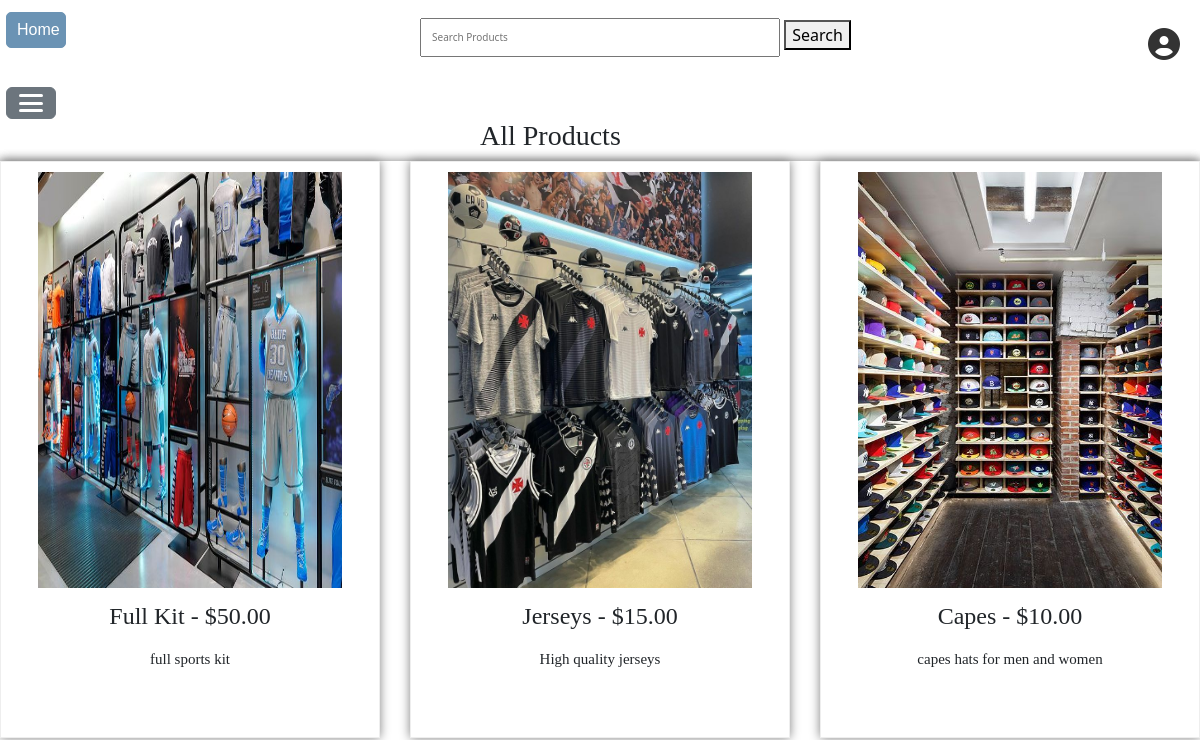
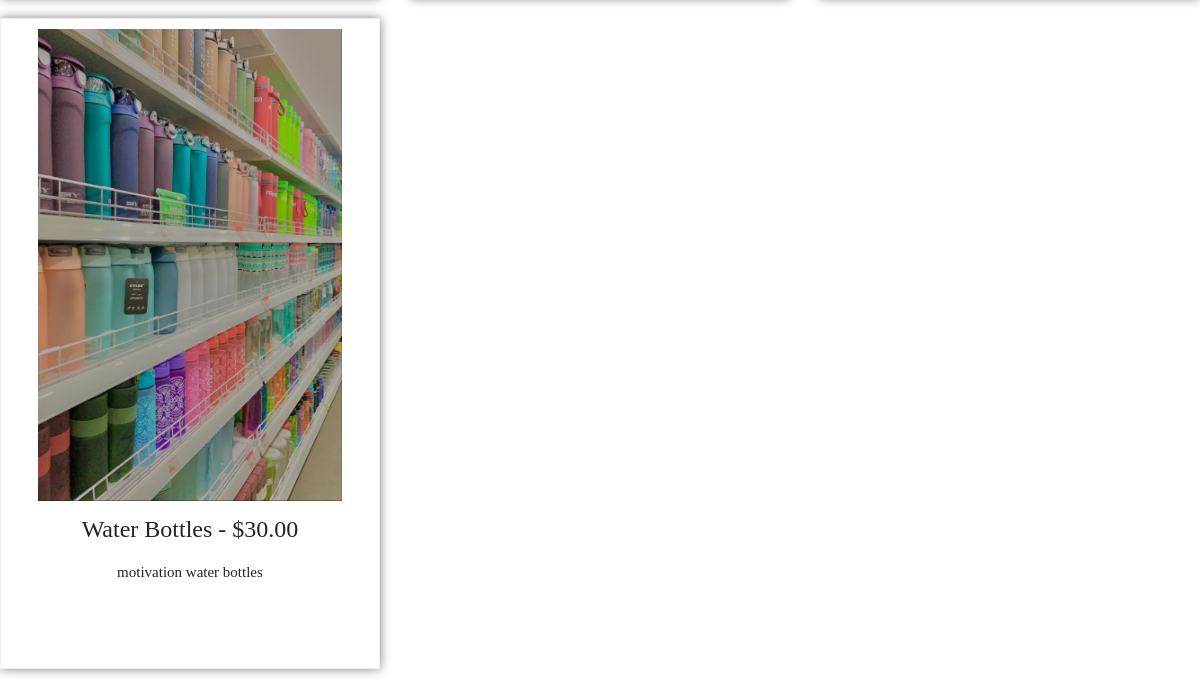
Before: / with the older database file (2 pictures, top to bottom).
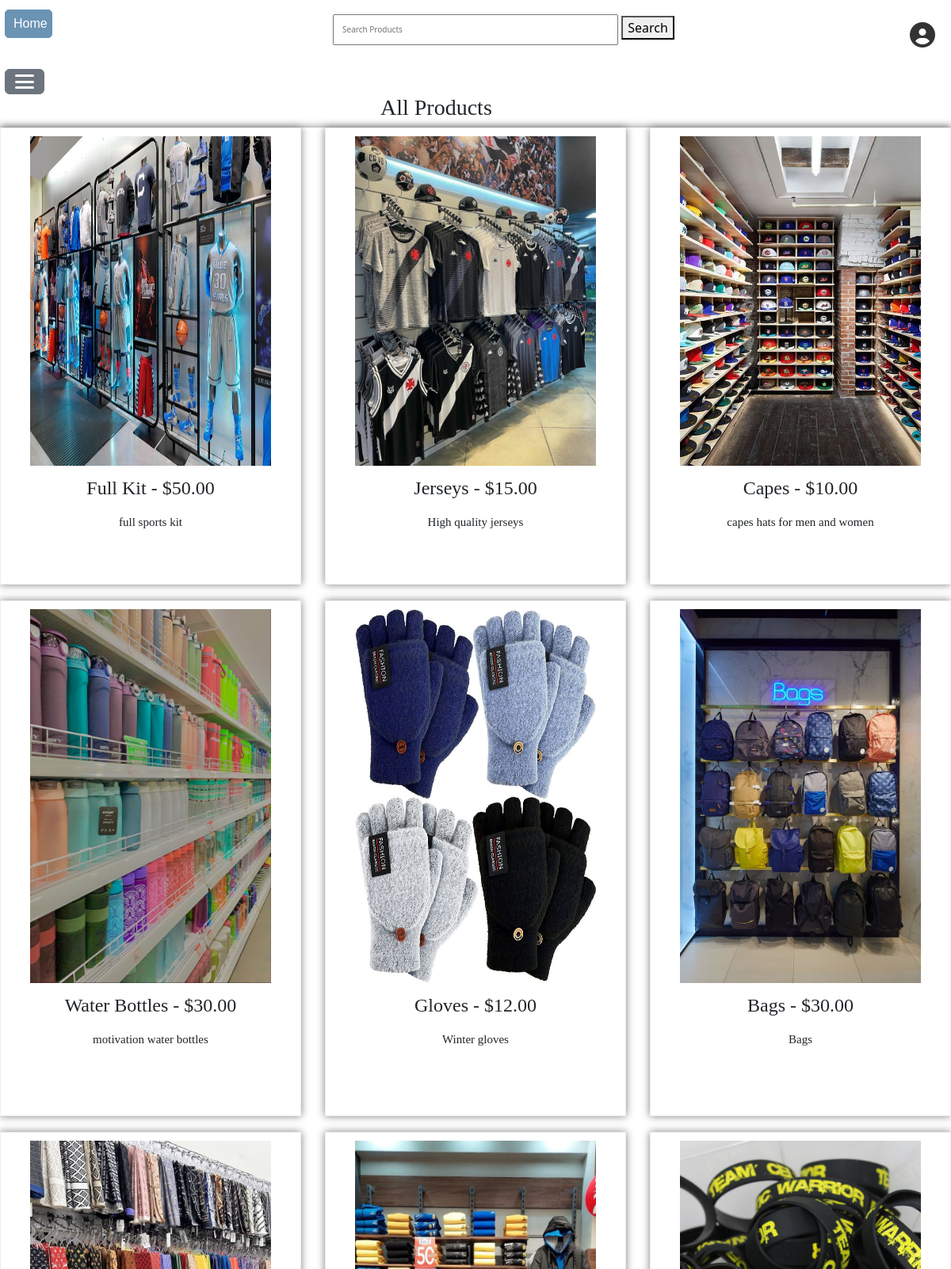
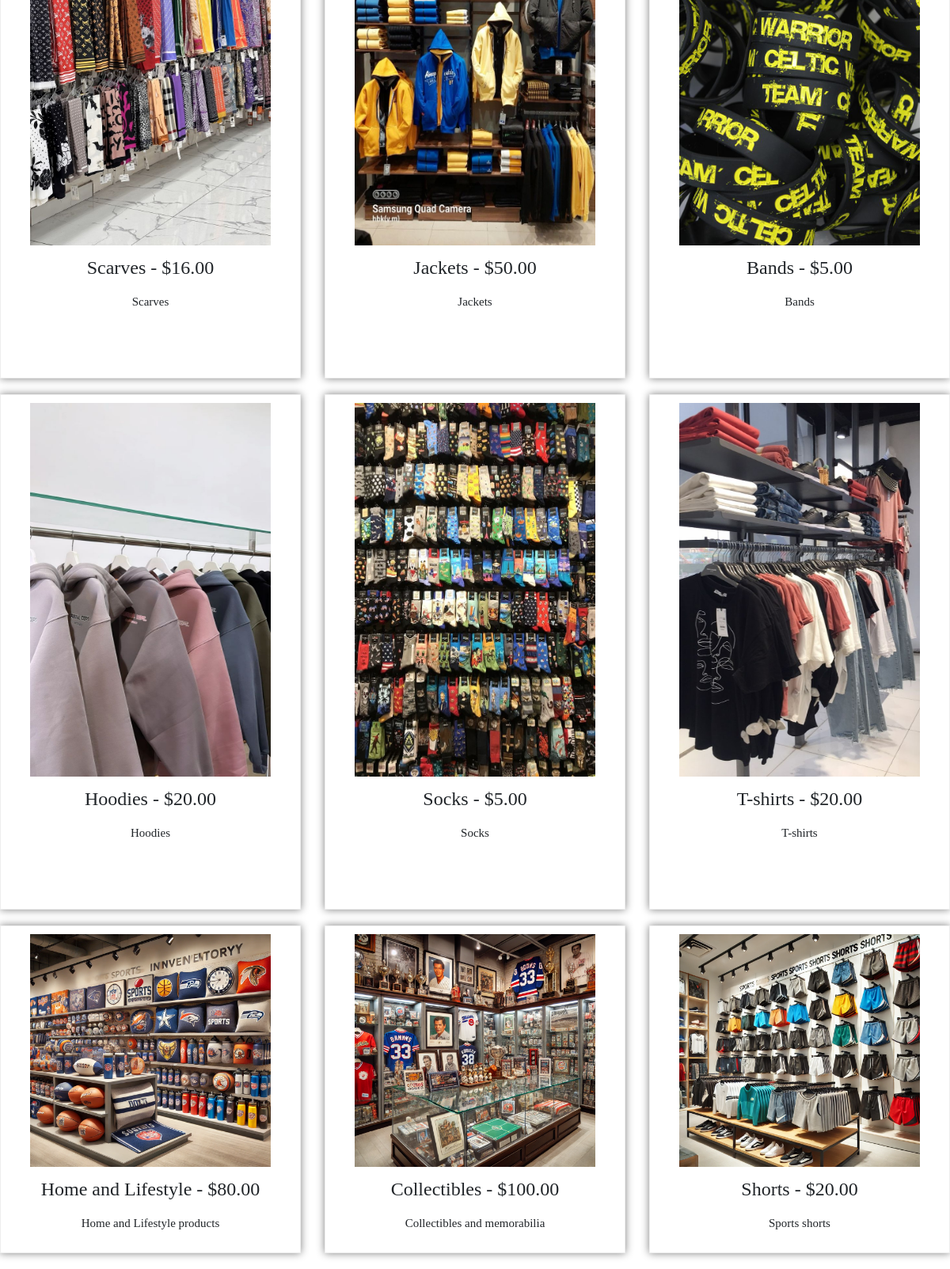
After: the same page with the newer database file (2 pictures, top to bottom).
### sports_merchandise/models.py (models this page shows, shortened)
class Product(models.Model):
    image = models.ImageField(null=True, blank=True)
    name = models.CharField(max_length=255)
    stock_quantity = models.PositiveIntegerField(default=0)
    unit_price = models.DecimalField(max_digits=10, decimal_places=2)
    total_price = models.DecimalField(max_digits=10, decimal_places=2, editable=False, default=0.00)
    description = models.TextField()
    category = models.CharField(max_length=100)
    supplier = models.CharField(max_length=255)
    location = models.CharField(max_length=255)
    previous_restock_date = models.DateField(null=True, blank=True, editable=False)
    restock_date = models.DateTimeField(null=True, blank=True)
    qr_code = models.ImageField(blank=True, null=True)

### sports_merchandise/views.py (the view)
# urls.py: path('', product_list, name='product_list'),
def product_list(request):
    selected_category = request.GET.get('category')  # Get category from URL query param
    products = Product.objects.all()
    if selected_category:
        products = products.filter(category__iexact=selected_category)  # Case-insensitive filter
    categories = (
        Product.objects.exclude(category__isnull=True)
        .exclude(category__exact="")
        .annotate(clean_category=Trim(Lower('category')))
        .values_list('clean_category', flat=True)
        .distinct()
    )
    return render(request, 'products/product_list.html', {'products': products, 'categories': categories, 'selected_category': selected_category})

### sports_merchandise/templates/products/product_list.html (shortened to what this page needs)
<!DOCTYPE html>
<html lang="en">
<head>
    <link href="https://cdn.jsdelivr.net/npm/bootstrap@5.3.2/dist/css/bootstrap.min.css" rel="stylesheet">
    <link rel="stylesheet" href="https://cdnjs.cloudflare.com/ajax/libs/font-awesome/6.4.2/css/all.min.css">
</head>
<body>
    <a href="/admin" class="account-icon">
        <i class="fas fa-user-circle"></i>
    </a>
    <a href="{% url 'product_list' %}" style="text-decoration: none;"><button class="home">Home</button></a>
    <form method="GET" action="">
        <input type="text" id="search-bar" placeholder="Search Products" onkeyup="filterProducts()">
        <button type="submit">Search</button>
    </form>
    <div class="dropdown">
        <button class="btn btn-secondary" type="button" id="dropdownMenu2" data-bs-toggle="dropdown" aria-expanded="false">
            <div class="hamburger-icon">
                <span></span>
                <span></span>
                <span></span>
            </div>
        </button>
    </div>
    {% if products %}
        <h3>{% if selected_category %} {{ selected_category|capfirst }}{% else %}All Products{% endif %}</h3>
        <ul class="product_list">
            {% for product in products %}
                <li data-name="{{ product.name }}" data-category="{{ product.category }}">
                    <a href="{% url 'product_detail' product.id %}">
                        <img style="height: 75%; width: 85%;" src="{{ product.image.url }}" alt="{{ product.name }}">
                    </a>
                    <p style="font-size: 150%;">{{ product.name }} - ${{ product.unit_price }}</p>
                    <h4>{{ product.description }}</h4>
                </li>
            {% endfor %}
        </ul>
    {% else %}
        <p class="text-muted">No products found.</p>
    {% endif %}
</body>
</html>

### sports_merchandise/templates/products/product_list.html (style rules this page uses)
#search-bar { margin-top: 1.5%; margin-left: 35%; width: 30%; padding: 10px; font-size: 10px; }
h3 { margin-left: 40%; font-family: 'Playfair Display', serif; font-weight: 500; }
h4 { font-family: fantasy; font-size: 15px; font-weight: light; }
.product_list { list-style: none; padding: 0; margin: 0; display: flex; flex-wrap: wrap; justify-content: space-between; box-shadow: gray 0px 0px 10px; }
.product_list li { width: calc(33.33% - 20px); margin-bottom: 20px; box-sizing: border-box; padding: 10px; border: 1px solid #eee; text-align: center; box-shadow: gray 0px 0px 10px; }
.product_list li img { max-width: 100%; height: auto; display: block; margin-left: auto; margin-right: auto; }
.product_list li p { margin-top: 10px; font-family: fantasy; }
.hamburger-icon { display: flex; flex-direction: column; justify-content: space-between; width: 24px; height: 18px; }
.hamburger-icon span { display: block; height: 3px; width: 100%; background-color: white; border-radius: 2px; transition: all 0.3s ease-in-out; }
.home { font-family: sans-serif; padding: 5px 15px; border: #6b93b4 solid 1px; width: 5% !important; margin: 0.5%; background-color: #6b93b4; border-radius: 5px; margin-top: 1%; color: white; justify-content: flex-start; align-items: center; padding-left: 10px; display: inline-block; position: absolute; }
.dropdown { margin-top: 2.5%; margin-left: 0.5%; }
.account-icon { position: absolute; top: 20px; right: 20px; font-size: 32px; color: #333; text-decoration: none; }

Changed rows visible on the page:
added Product: image (picture), name "Gloves", unit_price "12.00", description "Winter gloves"
added Product: image (picture), name "Bags", unit_price "30.00", description "Bags"
added Product: image (picture), name "Scarves", unit_price "16.00", description "Scarves"
added Product: image (picture), name "Jackets", unit_price "50.00", description "Jackets"
added Product: image (picture), name "Bands", unit_price "5.00", description "Bands"
added Product: image (picture), name "Hoodies", unit_price "20.00", description "Hoodies"
added Product: image (picture), name "Socks", unit_price "5.00", description "Socks"
added Product: image (picture), name "T-shirts", unit_price "20.00", description "T-shirts"
added Product: image (picture), name "Home and Lifestyle", unit_price "80.00", description "Home and Lifestyle products"
added Product: image (picture), name "Collectibles", unit_price "100.00", description "Collectibles and memorabilia"
added Product: image (picture), name "Shorts", unit_price "20.00", description "Sports shorts"
